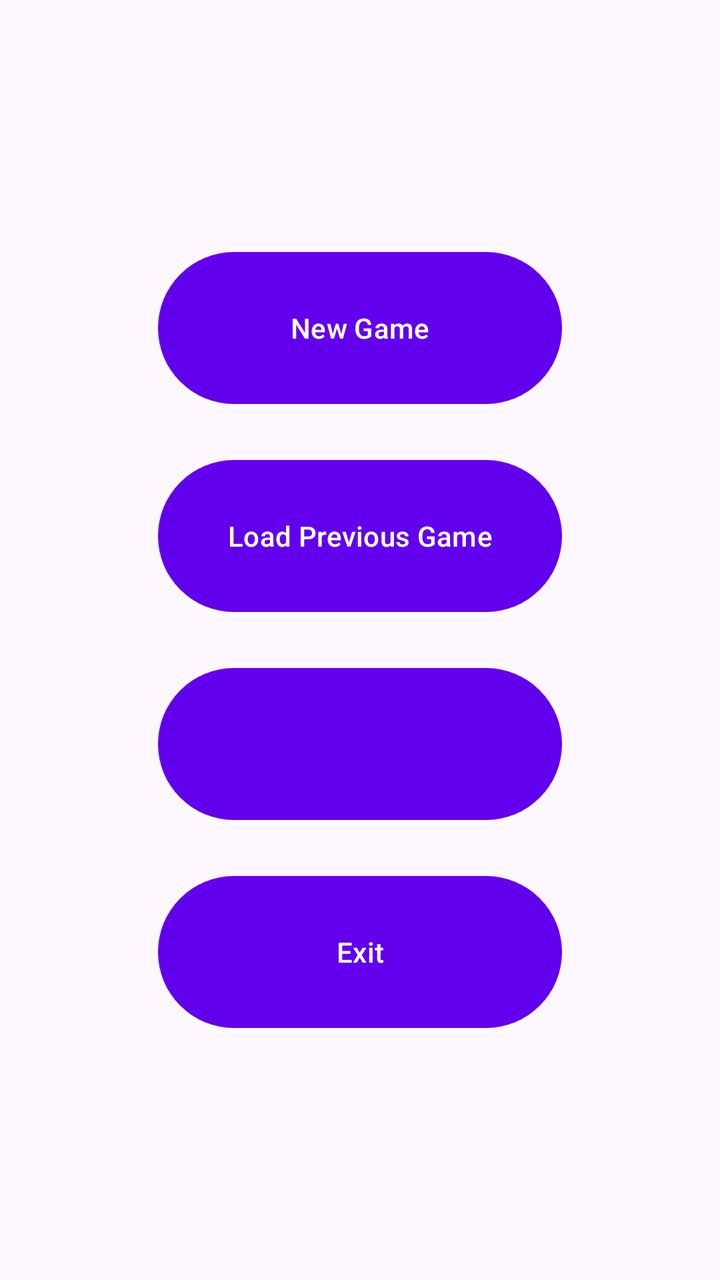
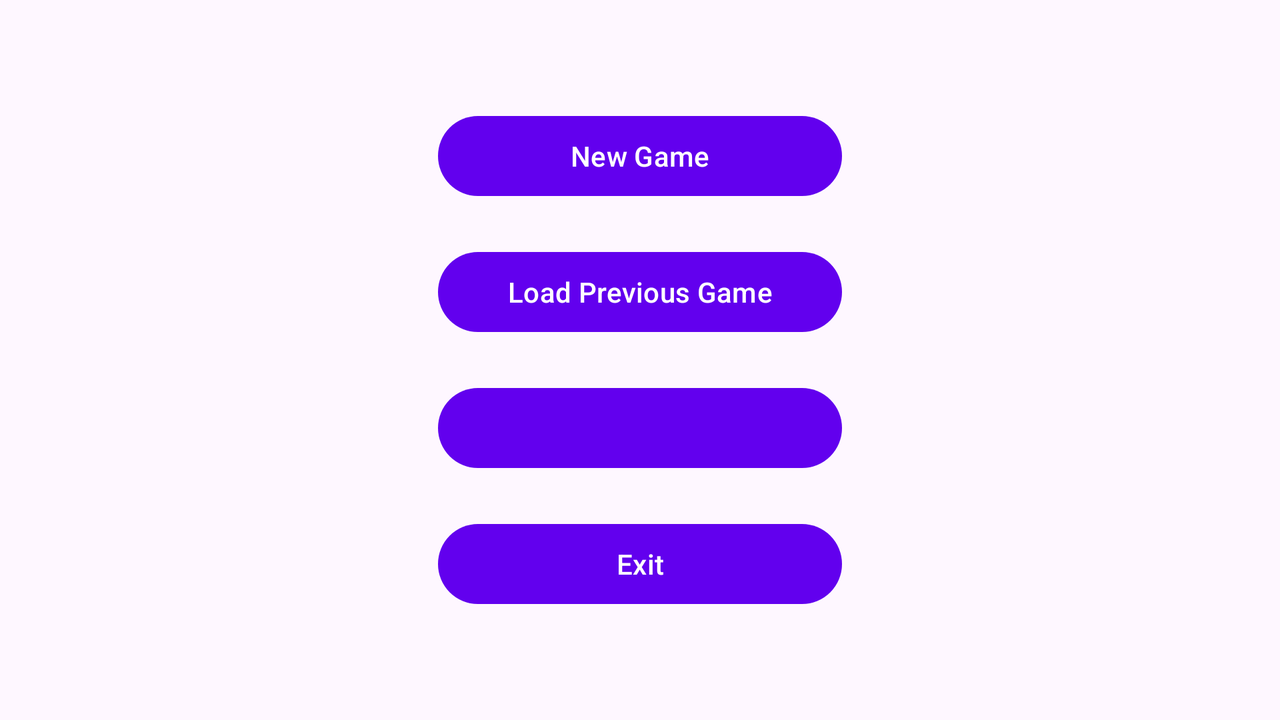

First picture: res/layout/ on a phone held upright. Second picture: the repository's own variant of that layout, on a device whose configuration matches the variant's folder. Source for both follows.
<!-- AndroidManifest.xml: application theme Theme.WordSudoku -->
<!-- res/layout/fragment_main_menu.xml -->
<?xml version="1.0" encoding="utf-8"?>
<androidx.constraintlayout.widget.ConstraintLayout xmlns:android="http://schemas.android.com/apk/res/android"
    xmlns:app="http://schemas.android.com/apk/res-auto"
    xmlns:tools="http://schemas.android.com/tools"
    android:layout_width="match_parent"
    android:layout_height="match_parent">


    <Button
        android:id="@+id/exit_button"
        android:layout_width="202dp"
        android:layout_height="84dp"
        android:layout_margin="10dp"
        android:text="@string/menu_exit_btn"
        app:layout_constraintBottom_toBottomOf="parent"
        app:layout_constraintEnd_toEndOf="parent"
        app:layout_constraintStart_toStartOf="parent"
        app:layout_constraintTop_toBottomOf="@+id/change_language_button" />

    <Button
        android:id="@+id/load_game_button"
        android:layout_width="202dp"
        android:layout_height="84dp"
        android:layout_margin="10dp"
        android:text="@string/menu_load_game_btn"
        app:layout_constraintBottom_toTopOf="@+id/change_language_button"
        app:layout_constraintEnd_toEndOf="parent"
        app:layout_constraintStart_toStartOf="parent"
        app:layout_constraintTop_toBottomOf="@+id/new_game_button" />

    <Button
        android:id="@+id/change_language_button"
        android:layout_width="202dp"
        android:layout_height="84dp"
        android:layout_margin="10dp"
        app:layout_constraintBottom_toTopOf="@+id/exit_button"
        app:layout_constraintEnd_toEndOf="parent"
        app:layout_constraintStart_toStartOf="parent"
        app:layout_constraintTop_toBottomOf="@+id/load_game_button" />

    <Button
        android:id="@+id/new_game_button"
        android:layout_width="202dp"
        android:layout_height="84dp"
        android:layout_margin="10dp"
        android:text="@string/menu_new_game_btn"
        app:layout_constraintBottom_toTopOf="@+id/load_game_button"
        app:layout_constraintEnd_toEndOf="parent"
        app:layout_constraintStart_toStartOf="parent"
        app:layout_constraintTop_toTopOf="parent"
        app:layout_constraintVertical_chainStyle="packed" />

</androidx.constraintlayout.widget.ConstraintLayout>
<!-- resources referenced by this layout -->
<resources>
  <string name="menu_exit_btn">Exit</string>
  <string name="menu_load_game_btn">Load Previous Game</string>
  <string name="menu_new_game_btn">New Game</string>
  <style name="Theme.WordSudoku" parent="Theme.Material3.DayNight">
          
          <item name="colorPrimary">@color/purple_500</item>
          <item name="colorPrimaryVariant">@color/purple_700</item>
          <item name="colorOnPrimary">@color/white</item>
          
          <item name="colorSecondary">@color/teal_700</item>
          <item name="colorSecondaryVariant">@color/teal_200</item>
          <item name="colorOnSecondary">@color/black</item>
          
          <item name="android:statusBarColor">?attr/colorPrimaryVariant</item>
          
      </style>
  <color name="purple_500">#FF6200EE</color>
  <color name="purple_700">#FF3700B3</color>
  <color name="white">#FFFFFFFF</color>
  <color name="black">#FF000000</color>
</resources>
<!-- res/layout-land/fragment_main_menu.xml (the repository's variant of the layout above) -->
<!-- drawn on the phone turned sideways -->
<?xml version="1.0" encoding="utf-8"?>
<androidx.constraintlayout.widget.ConstraintLayout xmlns:android="http://schemas.android.com/apk/res/android"
    xmlns:app="http://schemas.android.com/apk/res-auto"
    xmlns:tools="http://schemas.android.com/tools"
    android:layout_width="match_parent"
    android:layout_height="match_parent">
    <LinearLayout
        android:id="@+id/main_menu_buttonpad"
        android:layout_width="wrap_content"
        android:layout_height="wrap_content"
        android:orientation="vertical"
        app:layout_constraintBottom_toBottomOf="parent"
        app:layout_constraintEnd_toEndOf="parent"
        app:layout_constraintStart_toStartOf="parent"
        app:layout_constraintTop_toTopOf="parent">
        <Button
            android:id="@+id/new_game_button"
            android:layout_width="202dp"
            android:layout_height="wrap_content"
            android:layout_margin="10dp"
            android:text="@string/menu_new_game_btn" />

        <Button
            android:id="@+id/load_game_button"
            android:layout_width="202dp"
            android:layout_height="wrap_content"
            android:layout_margin="10dp"
            android:text="@string/menu_load_game_btn" />

        <Button
            android:id="@+id/change_language_button"
            android:layout_width="202dp"
            android:layout_height="wrap_content"
            android:layout_margin="10dp" />

        <Button
            android:id="@+id/exit_button"
            android:layout_width="202dp"
            android:layout_height="wrap_content"
            android:layout_margin="10dp"
            android:text="@string/menu_exit_btn" />



    </LinearLayout>

        <Button
            android:id="@+id/settings_button"
            android:layout_width="50dp"
            android:layout_height="50dp"
            android:background="@drawable/icon_settings"
            app:layout_constraintEnd_toEndOf="parent"
            app:layout_constraintStart_toEndOf="@id/main_menu_buttonpad"
            app:layout_constraintTop_toTopOf="parent"
            app:layout_constraintBottom_toBottomOf="parent"
            android:layout_margin="30dp" />

        <Button
            android:id="@+id/custom_words_button"
            android:layout_width="50dp"
            android:layout_height="50dp"
            android:background="@drawable/icon_custom"
            app:layout_constraintStart_toStartOf="parent"
            app:layout_constraintTop_toTopOf="parent"
            app:layout_constraintBottom_toBottomOf="parent"
            app:layout_constraintEnd_toStartOf="@id/main_menu_buttonpad"
            />

</androidx.constraintlayout.widget.ConstraintLayout>
